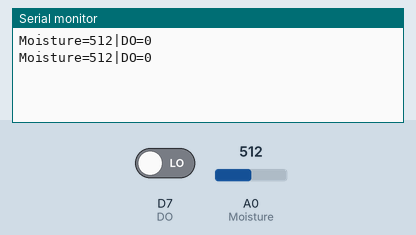
This sketch was run on a simulated ESP8266 (NodeMCU). Shown: the last lines printed to the serial monitor. The inputs (shaded band) are chosen by the test bench; at power-on: A0 (Moisture) = 512, D7 (DO) LOW.

Above: at 1.8 s.
1.9 s: A0 (Moisture) set to 716
At 2.8 s:
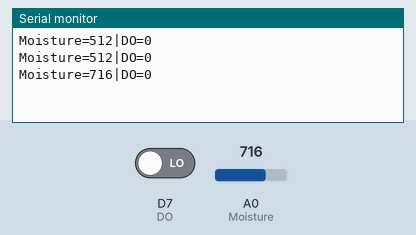
3.4 s: D7 (DO) driven HIGH
At 4.7 s:
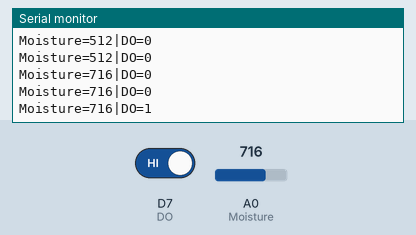
4.9 s: A0 (Moisture) set to 900
At 5.6 s:
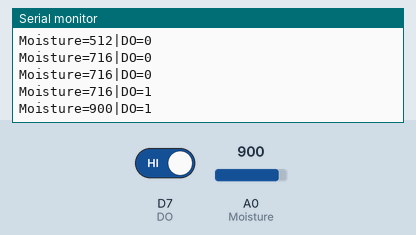
6.4 s: D7 (DO) driven LOW
At 7.8 s:
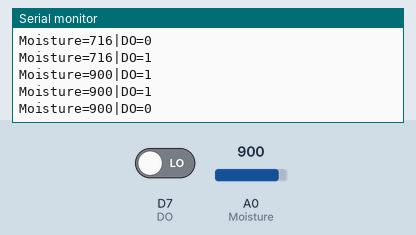
Timing chart, 0 to 8.9 s (numbered marks = the images above; inputs shaded):
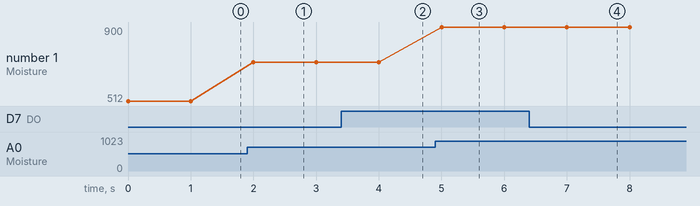

The sketch:

New2.ino
```cpp
//LingShun Lab


#define Moisture A0 //定义AO 引脚 为 IO-A0

#define DO D7        //定义DO 引脚 为 IO-7


void setup() {

  pinMode(Moisture, INPUT);//定义A0为输入模式
  pinMode(DO, INPUT);
  Serial.begin(9600);
}

void loop() {

  //串口返回测量数据
  Serial.print("Moisture=");
  Serial.print(analogRead(Moisture));//读取AO的数值
  Serial.print("|DO=");
  Serial.println(digitalRead(DO));//读取DO的数值
  delay(1000);
}
```

Measured:
- after the input at 1.9 s, the serial monitor: prints a new line after 0.10 s (image 1)
- after the input at 3.4 s, the serial monitor: prints a new line after 0.60 s (image 2)
- after the input at 4.9 s, the serial monitor: prints a new line after 0.10 s (image 3)
- after the input at 6.4 s, the serial monitor: prints a new line after 0.60 s (image 4)
- plotted number 1: 512 → 716 after the input at 1.9 s, 716 → 900 after the input at 4.9 s
